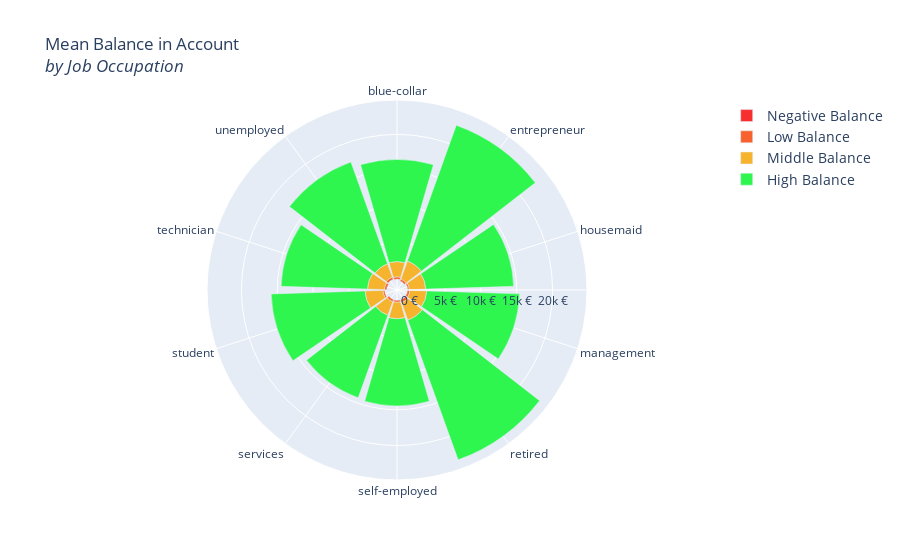

This figure's notebook cell:
### Code cell
import numpy as np
import pandas as pd
import plotly.graph_objs as go
from plotly.offline import iplot, init_notebook_mode

init_notebook_mode(connected=True)

# Tạo nhóm phân loại số dư (Balance Category)
df["balance_status"] = np.nan
df.loc[df["balance"] < 0, "balance_status"] = "negative"
df.loc[(df["balance"] >= 0) & (df["balance"] <= 30000), "balance_status"] = "low"
df.loc[(df["balance"] > 30000) & (df["balance"] <= 40000), "balance_status"] = "middle"
df.loc[df["balance"] > 40000, "balance_status"] = "high"

# Tạo các trace
trace1 = go.Barpolar(
    r=[-199.0, -392.0, -209.0, -247.0, -233.0, -270.0, -271.0, 0, -276.0, -134.5],
    theta=["blue-collar", "entrepreneur", "housemaid", "management", "retired", "self-employed",
           "services", "student", "technician", "unemployed"],
    name='Negative Balance',
    marker=dict(color='rgb(246, 46, 46)')
)

trace2 = go.Barpolar(
    r=[319.5, 283.0, 212.0, 313.0, 409.0, 274.5, 308.5, 253.0, 316.0, 330.0],
    theta=["blue-collar", "entrepreneur", "housemaid", "management", "retired", "self-employed",
           "services", "student", "technician", "unemployed"],
    name='Low Balance',
    marker=dict(color='rgb(246, 97, 46)')
)

trace3 = go.Barpolar(
    r=[2128.5, 2686.0, 2290.0, 2366.0, 2579.0, 2293.5, 2005.5, 2488.0, 2362.0, 1976.0],
    theta=["blue-collar", "entrepreneur", "housemaid", "management", "retired", "self-employed",
           "services", "student", "technician", "unemployed"],
    name='Middle Balance',
    marker=dict(color='rgb(246, 179, 46)')
)

trace4 = go.Barpolar(
    r=[14247.5, 20138.5, 12278.5, 12956.0, 20723.0, 12159.0, 12223.0, 13107.0, 12063.0, 15107.5],
    theta=["blue-collar", "entrepreneur", "housemaid", "management", "retired", "self-employed",
           "services", "student", "technician", "unemployed"],
    name='High Balance',
    marker=dict(color='rgb(46, 246, 78)')
)

# Layout đúng chuẩn với polar
layout = go.Layout(
    title='Mean Balance in Account<br><i>by Job Occupation</i>',
    font=dict(size=12),
    legend=dict(font=dict(size=14)),
    polar=dict(
        radialaxis=dict(
            ticksuffix=' €',
            showline=True,
            linewidth=1
        ),
        angularaxis=dict(
            direction="clockwise"
        )
    )
)

# Tạo và hiển thị biểu đồ
fig = go.Figure(data=[trace1, trace2, trace3, trace4], layout=layout)
iplot(fig)

### Figure 1 — Plotly figure (JSON) as saved in the notebook; plotly's stock layout.template omitted (floating-point values rounded to 4 significant figures)
{"data": [{"marker": {"color": "rgb(246, 46, 46)"}, "name": "Negative Balance", "r": [-199, -392, -209, -247, -233, -270, -271, 0, -276, -134.5], "theta": ["blue-collar", "entrepreneur", "housemaid", "management", "retired", "self-employed", "services", "student", "technician", "unemployed"], "type": "barpolar"}, {"marker": {"color": "rgb(246, 97, 46)"}, "name": "Low Balance", "r": [319.5, 283, 212, 313, 409, 274.5, 308.5, 253, 316, 330], "theta": ["blue-collar", "entrepreneur", "housemaid", "management", "retired", "self-employed", "services", "student", "technician", "unemployed"], "type": "barpolar"}, {"marker": {"color": "rgb(246, 179, 46)"}, "name": "Middle Balance", "r": [2128.0, 2686, 2290, 2366, 2579, 2294.0, 2006.0, 2488, 2362, 1976], "theta": ["blue-collar", "entrepreneur", "housemaid", "management", "retired", "self-employed", "services", "student", "technician", "unemployed"], "type": "barpolar"}, {"marker": {"color": "rgb(46, 246, 78)"}, "name": "High Balance", "r": [14250.0, 20140.0, 12280.0, 12956, 20723, 12159, 12223, 13107, 12063, 15110.0], "theta": ["blue-collar", "entrepreneur", "housemaid", "management", "retired", "self-employed", "services", "student", "technician", "unemployed"], "type": "barpolar"}], "layout": {"font": {"size": 12}, "legend": {"font": {"size": 14}}, "polar": {"angularaxis": {"direction": "clockwise"}, "radialaxis": {"linewidth": 1, "showline": true, "ticksuffix": " €"}}, "title": {"text": "Mean Balance in Account<br><i>by Job Occupation</i>"}}}
